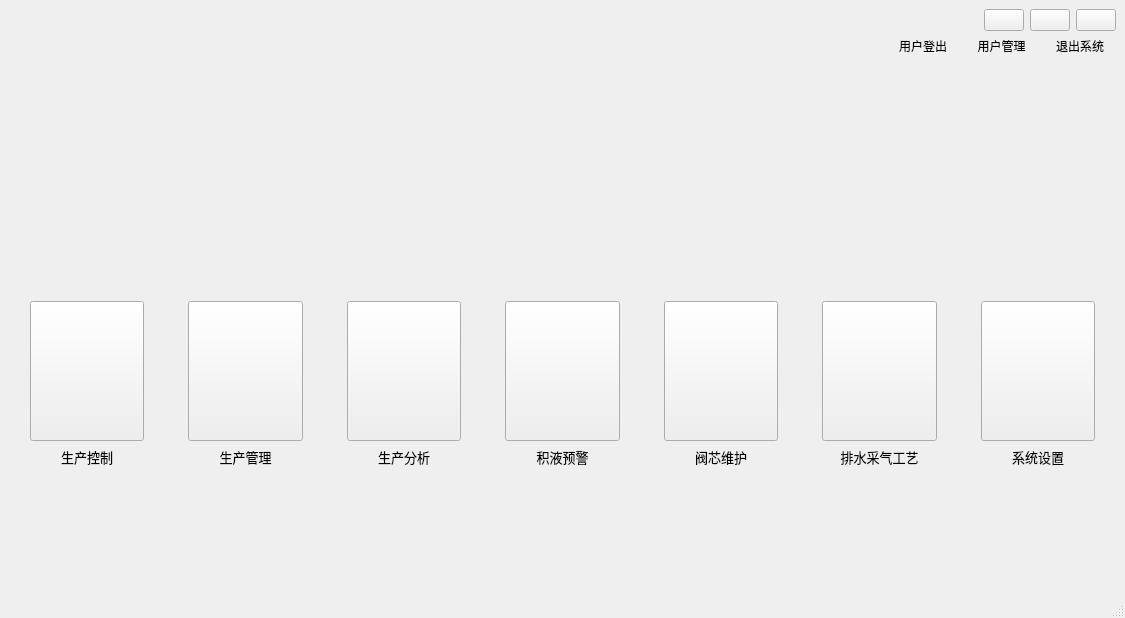
<?xml version="1.0" encoding="UTF-8"?>
<ui version="4.0">
 <class>MainWindow</class>
 <widget class="QMainWindow" name="MainWindow">
  <property name="geometry">
   <rect>
    <x>0</x>
    <y>0</y>
    <width>1125</width>
    <height>618</height>
   </rect>
  </property>
  <property name="windowTitle">
   <string>MainWindow</string>
  </property>
  <property name="windowOpacity">
   <double>1.000000000000000</double>
  </property>
  <property name="styleSheet">
   <string notr="true">#MainWindow{border-image: url(:/image/BackGround.jpg);}</string>
  </property>
  <widget class="QWidget" name="centralwidget">
   <layout class="QVBoxLayout" name="verticalLayout_3">
    <item>
     <layout class="QHBoxLayout" name="horizontalLayout_6">
      <item>
       <layout class="QVBoxLayout" name="verticalLayout">
        <item>
         <layout class="QHBoxLayout" name="horizontalLayout">
          <item>
           <spacer name="horizontalSpacer_13">
            <property name="orientation">
             <enum>Qt::Horizontal</enum>
            </property>
            <property name="sizeHint" stdset="0">
             <size>
              <width>40</width>
              <height>20</height>
             </size>
            </property>
           </spacer>
          </item>
          <item>
           <widget class="QPushButton" name="LogoutButton">
            <property name="text">
             <string/>
            </property>
            <property name="icon">
             <iconset resource="../icons.qrc">
              <normaloff>:/icons/logout.png</normaloff>:/icons/logout.png</iconset>
            </property>
            <property name="iconSize">
             <size>
              <width>60</width>
              <height>60</height>
             </size>
            </property>
           </widget>
          </item>
          <item>
           <widget class="QPushButton" name="UserManage">
            <property name="text">
             <string/>
            </property>
            <property name="icon">
             <iconset resource="../icons.qrc">
              <normaloff>:/icons/settings.png</normaloff>:/icons/settings.png</iconset>
            </property>
            <property name="iconSize">
             <size>
              <width>60</width>
              <height>60</height>
             </size>
            </property>
           </widget>
          </item>
          <item>
           <widget class="QPushButton" name="ExitButton">
            <property name="text">
             <string/>
            </property>
            <property name="icon">
             <iconset resource="../icons.qrc">
              <normaloff>:/icons/off.png</normaloff>:/icons/off.png</iconset>
            </property>
            <property name="iconSize">
             <size>
              <width>60</width>
              <height>60</height>
             </size>
            </property>
           </widget>
          </item>
         </layout>
        </item>
        <item>
         <layout class="QHBoxLayout" name="horizontalLayout_2">
          <item>
           <spacer name="horizontalSpacer_16">
            <property name="orientation">
             <enum>Qt::Horizontal</enum>
            </property>
            <property name="sizeHint" stdset="0">
             <size>
              <width>878</width>
              <height>55</height>
             </size>
            </property>
           </spacer>
          </item>
          <item>
           <widget class="QLabel" name="label_8">
            <property name="sizePolicy">
             <sizepolicy hsizetype="Expanding" vsizetype="Preferred">
              <horstretch>1</horstretch>
              <verstretch>0</verstretch>
             </sizepolicy>
            </property>
            <property name="text">
             <string>用户登出</string>
            </property>
            <property name="alignment">
             <set>Qt::AlignHCenter|Qt::AlignTop</set>
            </property>
           </widget>
          </item>
          <item>
           <widget class="QLabel" name="label_9">
            <property name="sizePolicy">
             <sizepolicy hsizetype="Expanding" vsizetype="Preferred">
              <horstretch>1</horstretch>
              <verstretch>0</verstretch>
             </sizepolicy>
            </property>
            <property name="text">
             <string>用户管理</string>
            </property>
            <property name="alignment">
             <set>Qt::AlignHCenter|Qt::AlignTop</set>
            </property>
           </widget>
          </item>
          <item>
           <widget class="QLabel" name="label_10">
            <property name="sizePolicy">
             <sizepolicy hsizetype="Expanding" vsizetype="Preferred">
              <horstretch>1</horstretch>
              <verstretch>0</verstretch>
             </sizepolicy>
            </property>
            <property name="text">
             <string>退出系统</string>
            </property>
            <property name="alignment">
             <set>Qt::AlignHCenter|Qt::AlignTop</set>
            </property>
           </widget>
          </item>
         </layout>
        </item>
       </layout>
      </item>
     </layout>
    </item>
    <item>
     <layout class="QHBoxLayout" name="horizontalLayout_7" stretch="1,50,1">
      <item>
       <spacer name="horizontalSpacer_14">
        <property name="orientation">
         <enum>Qt::Horizontal</enum>
        </property>
        <property name="sizeHint" stdset="0">
         <size>
          <width>40</width>
          <height>20</height>
         </size>
        </property>
       </spacer>
      </item>
      <item>
       <layout class="QVBoxLayout" name="verticalLayout_2">
        <item>
         <layout class="QHBoxLayout" name="horizontalLayout_3" stretch="3,1,3,1,3,1,3,1,3,1,3,1,3">
          <item>
           <widget class="QPushButton" name="ProductionControlButton">
            <property name="sizePolicy">
             <sizepolicy hsizetype="Preferred" vsizetype="Preferred">
              <horstretch>0</horstretch>
              <verstretch>0</verstretch>
             </sizepolicy>
            </property>
            <property name="autoFillBackground">
             <bool>true</bool>
            </property>
            <property name="text">
             <string/>
            </property>
            <property name="icon">
             <iconset resource="../icons.qrc">
              <normaloff>:/icons/Production management.png</normaloff>:/icons/Production management.png</iconset>
            </property>
            <property name="iconSize">
             <size>
              <width>80</width>
              <height>80</height>
             </size>
            </property>
           </widget>
          </item>
          <item>
           <spacer name="horizontalSpacer">
            <property name="orientation">
             <enum>Qt::Horizontal</enum>
            </property>
            <property name="sizeHint" stdset="0">
             <size>
              <width>40</width>
              <height>20</height>
             </size>
            </property>
           </spacer>
          </item>
          <item>
           <widget class="QPushButton" name="ProductioMmanagementButton">
            <property name="sizePolicy">
             <sizepolicy hsizetype="Preferred" vsizetype="Preferred">
              <horstretch>0</horstretch>
              <verstretch>0</verstretch>
             </sizepolicy>
            </property>
            <property name="text">
             <string/>
            </property>
            <property name="icon">
             <iconset resource="../icons.qrc">
              <normaloff>:/icons/Production control.png</normaloff>:/icons/Production control.png</iconset>
            </property>
            <property name="iconSize">
             <size>
              <width>80</width>
              <height>80</height>
             </size>
            </property>
           </widget>
          </item>
          <item>
           <spacer name="horizontalSpacer_2">
            <property name="orientation">
             <enum>Qt::Horizontal</enum>
            </property>
            <property name="sizeHint" stdset="0">
             <size>
              <width>40</width>
              <height>20</height>
             </size>
            </property>
           </spacer>
          </item>
          <item>
           <widget class="QPushButton" name="Drainage_production_tools_Button">
            <property name="sizePolicy">
             <sizepolicy hsizetype="Preferred" vsizetype="Preferred">
              <horstretch>0</horstretch>
              <verstretch>0</verstretch>
             </sizepolicy>
            </property>
            <property name="text">
             <string/>
            </property>
            <property name="icon">
             <iconset resource="../icons.qrc">
              <normaloff>:/icons/data analysis.png</normaloff>:/icons/data analysis.png</iconset>
            </property>
            <property name="iconSize">
             <size>
              <width>80</width>
              <height>80</height>
             </size>
            </property>
           </widget>
          </item>
          <item>
           <spacer name="horizontalSpacer_3">
            <property name="orientation">
             <enum>Qt::Horizontal</enum>
            </property>
            <property name="sizeHint" stdset="0">
             <size>
              <width>40</width>
              <height>20</height>
             </size>
            </property>
           </spacer>
          </item>
          <item>
           <widget class="QPushButton" name="Drainage_production_tools_Button_3">
            <property name="sizePolicy">
             <sizepolicy hsizetype="Preferred" vsizetype="Preferred">
              <horstretch>0</horstretch>
              <verstretch>0</verstretch>
             </sizepolicy>
            </property>
            <property name="text">
             <string/>
            </property>
            <property name="icon">
             <iconset resource="../icons.qrc">
              <normaloff>:/icons/Monitoring and early warning.png</normaloff>:/icons/Monitoring and early warning.png</iconset>
            </property>
            <property name="iconSize">
             <size>
              <width>80</width>
              <height>80</height>
             </size>
            </property>
           </widget>
          </item>
          <item>
           <spacer name="horizontalSpacer_4">
            <property name="orientation">
             <enum>Qt::Horizontal</enum>
            </property>
            <property name="sizeHint" stdset="0">
             <size>
              <width>40</width>
              <height>20</height>
             </size>
            </property>
           </spacer>
          </item>
          <item>
           <widget class="QPushButton" name="ValveCoreMaintenanceButton">
            <property name="sizePolicy">
             <sizepolicy hsizetype="Preferred" vsizetype="Preferred">
              <horstretch>0</horstretch>
              <verstretch>0</verstretch>
             </sizepolicy>
            </property>
            <property name="text">
             <string/>
            </property>
            <property name="icon">
             <iconset resource="../icons.qrc">
              <normaloff>:/icons/Equipment repair.png</normaloff>:/icons/Equipment repair.png</iconset>
            </property>
            <property name="iconSize">
             <size>
              <width>80</width>
              <height>80</height>
             </size>
            </property>
           </widget>
          </item>
          <item>
           <spacer name="horizontalSpacer_5">
            <property name="orientation">
             <enum>Qt::Horizontal</enum>
            </property>
            <property name="sizeHint" stdset="0">
             <size>
              <width>40</width>
              <height>20</height>
             </size>
            </property>
           </spacer>
          </item>
          <item>
           <widget class="QPushButton" name="DrainageProductionCraftButton">
            <property name="sizePolicy">
             <sizepolicy hsizetype="Preferred" vsizetype="Preferred">
              <horstretch>0</horstretch>
              <verstretch>0</verstretch>
             </sizepolicy>
            </property>
            <property name="text">
             <string/>
            </property>
            <property name="icon">
             <iconset resource="../icons.qrc">
              <normaloff>:/icons/Drainage collection process.png</normaloff>:/icons/Drainage collection process.png</iconset>
            </property>
            <property name="iconSize">
             <size>
              <width>80</width>
              <height>80</height>
             </size>
            </property>
           </widget>
          </item>
          <item>
           <spacer name="horizontalSpacer_6">
            <property name="orientation">
             <enum>Qt::Horizontal</enum>
            </property>
            <property name="sizeHint" stdset="0">
             <size>
              <width>40</width>
              <height>20</height>
             </size>
            </property>
           </spacer>
          </item>
          <item>
           <widget class="QPushButton" name="BettingButton">
            <property name="sizePolicy">
             <sizepolicy hsizetype="Preferred" vsizetype="Preferred">
              <horstretch>0</horstretch>
              <verstretch>0</verstretch>
             </sizepolicy>
            </property>
            <property name="text">
             <string/>
            </property>
            <property name="icon">
             <iconset resource="../icons.qrc">
              <normaloff>:/icons/Systemsettings.png</normaloff>:/icons/Systemsettings.png</iconset>
            </property>
            <property name="iconSize">
             <size>
              <width>80</width>
              <height>80</height>
             </size>
            </property>
           </widget>
          </item>
         </layout>
        </item>
        <item>
         <layout class="QHBoxLayout" name="horizontalLayout_4" stretch="3,1,3,1,3,1,3,1,3,1,3,1,3">
          <item>
           <widget class="QLabel" name="label">
            <property name="font">
             <font>
              <pointsize>10</pointsize>
             </font>
            </property>
            <property name="text">
             <string>生产控制</string>
            </property>
            <property name="alignment">
             <set>Qt::AlignHCenter|Qt::AlignTop</set>
            </property>
           </widget>
          </item>
          <item>
           <spacer name="horizontalSpacer_7">
            <property name="orientation">
             <enum>Qt::Horizontal</enum>
            </property>
            <property name="sizeHint" stdset="0">
             <size>
              <width>40</width>
              <height>20</height>
             </size>
            </property>
           </spacer>
          </item>
          <item>
           <widget class="QLabel" name="label_2">
            <property name="font">
             <font>
              <pointsize>10</pointsize>
             </font>
            </property>
            <property name="text">
             <string>生产管理</string>
            </property>
            <property name="alignment">
             <set>Qt::AlignHCenter|Qt::AlignTop</set>
            </property>
           </widget>
          </item>
          <item>
           <spacer name="horizontalSpacer_8">
            <property name="orientation">
             <enum>Qt::Horizontal</enum>
            </property>
            <property name="sizeHint" stdset="0">
             <size>
              <width>40</width>
              <height>20</height>
             </size>
            </property>
           </spacer>
          </item>
          <item>
           <widget class="QLabel" name="label_3">
            <property name="font">
             <font>
              <pointsize>10</pointsize>
             </font>
            </property>
            <property name="text">
             <string>生产分析</string>
            </property>
            <property name="alignment">
             <set>Qt::AlignHCenter|Qt::AlignTop</set>
            </property>
           </widget>
          </item>
          <item>
           <spacer name="horizontalSpacer_9">
            <property name="orientation">
             <enum>Qt::Horizontal</enum>
            </property>
            <property name="sizeHint" stdset="0">
             <size>
              <width>40</width>
              <height>20</height>
             </size>
            </property>
           </spacer>
          </item>
          <item>
           <widget class="QLabel" name="label_4">
            <property name="font">
             <font>
              <pointsize>10</pointsize>
             </font>
            </property>
            <property name="text">
             <string>积液预警</string>
            </property>
            <property name="alignment">
             <set>Qt::AlignHCenter|Qt::AlignTop</set>
            </property>
           </widget>
          </item>
          <item>
           <spacer name="horizontalSpacer_10">
            <property name="orientation">
             <enum>Qt::Horizontal</enum>
            </property>
            <property name="sizeHint" stdset="0">
             <size>
              <width>40</width>
              <height>20</height>
             </size>
            </property>
           </spacer>
          </item>
          <item>
           <widget class="QLabel" name="label_5">
            <property name="font">
             <font>
              <pointsize>10</pointsize>
             </font>
            </property>
            <property name="text">
             <string>阀芯维护</string>
            </property>
            <property name="alignment">
             <set>Qt::AlignHCenter|Qt::AlignTop</set>
            </property>
           </widget>
          </item>
          <item>
           <spacer name="horizontalSpacer_11">
            <property name="orientation">
             <enum>Qt::Horizontal</enum>
            </property>
            <property name="sizeHint" stdset="0">
             <size>
              <width>40</width>
              <height>20</height>
             </size>
            </property>
           </spacer>
          </item>
          <item>
           <widget class="QLabel" name="label_6">
            <property name="font">
             <font>
              <pointsize>10</pointsize>
             </font>
            </property>
            <property name="text">
             <string>排水采气工艺</string>
            </property>
            <property name="alignment">
             <set>Qt::AlignHCenter|Qt::AlignTop</set>
            </property>
           </widget>
          </item>
          <item>
           <spacer name="horizontalSpacer_12">
            <property name="orientation">
             <enum>Qt::Horizontal</enum>
            </property>
            <property name="sizeHint" stdset="0">
             <size>
              <width>40</width>
              <height>20</height>
             </size>
            </property>
           </spacer>
          </item>
          <item>
           <widget class="QLabel" name="label_7">
            <property name="font">
             <font>
              <pointsize>10</pointsize>
             </font>
            </property>
            <property name="text">
             <string>系统设置</string>
            </property>
            <property name="alignment">
             <set>Qt::AlignHCenter|Qt::AlignTop</set>
            </property>
           </widget>
          </item>
         </layout>
        </item>
       </layout>
      </item>
      <item>
       <spacer name="horizontalSpacer_15">
        <property name="orientation">
         <enum>Qt::Horizontal</enum>
        </property>
        <property name="sizeHint" stdset="0">
         <size>
          <width>40</width>
          <height>20</height>
         </size>
        </property>
       </spacer>
      </item>
     </layout>
    </item>
   </layout>
  </widget>
  <widget class="QStatusBar" name="statusbar">
   <property name="enabled">
    <bool>true</bool>
   </property>
  </widget>
 </widget>
 <resources>
  <include location="../icons.qrc"/>
  <include location="../image.qrc"/>
 </resources>
 <connections/>
</ui>
